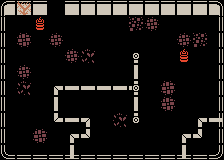

This game map was drawn from its Tiled (.tmx) file and the tilesets committed beside it. A one-line description and the full map source follow:
An orthogonal 14x10 tile map with 16x16 px tiles, 4 tile layers (Back, BackDetail, Mid, Front), 3 tilesets and 11 objects (9x SpawnEnemy, Puerta, SpawnPoint).

<map version="1.2" tiledversion="1.2.4" orientation="orthogonal" renderorder="right-down" width="14" height="10" tilewidth="16" tileheight="16" infinite="0" nextlayerid="7" nextobjectid="12">
 <tileset firstgid="1" source="../KenneyMono.tsx" />
 <tileset firstgid="1025" source="../KenneyTransparente.tsx" />
 <tileset firstgid="2081" source="../Kenney.tsx" />
 <layer id="1" name="Back" width="14" height="10">
  <data encoding="csv">
1,1,1,1,1,1,1,1,1,1,1,1,1,1,
1,1,1,1,1,1,1,1,1,1,1,1,1,1,
1,1,1,1,1,1,1,1,1,1,1,1,1,1,
1,1,1,1,1,1,1,1,1,1,1,1,1,1,
1,1,1,1,1,1,1,1,1,1,1,1,1,1,
1,1,1,1,1,1,1,1,1,1,1,1,1,1,
1,1,1,1,1,1,1,1,1,1,1,1,1,1,
1,1,1,1,1,1,1,1,1,1,1,1,1,1,
1,1,1,1,1,1,1,1,1,1,1,1,1,1,
1,1,1,1,1,1,1,1,1,1,1,1,1,1
</data>
 </layer>
 <layer id="5" name="BackDetail" width="14" height="10">
  <data encoding="csv">
0,0,0,0,0,0,0,0,0,0,0,0,0,0,
0,0,0,0,0,0,0,0,1027,1028,0,0,0,0,
0,1029,0,1028,0,0,0,0,0,0,0,1028,1027,0,
0,0,0,0,1028,1026,0,0,0,0,0,0,0,0,
0,1028,0,0,0,0,0,0,0,0,0,0,0,0,
0,1026,0,0,0,0,0,0,0,0,1029,0,0,0,
0,0,0,0,0,0,0,0,0,0,1029,0,0,0,
0,0,0,0,0,0,0,1026,0,0,0,0,0,1610613874,
0,0,1029,0,0,0,0,0,0,0,0,0,0,0,
0,0,0,0,1138,0,0,0,0,0,0,1138,0,0
</data>
 </layer>
 <layer id="2" name="Mid" width="14" height="10">
  <properties>
   <property name="unity:layer" value="Mid" />
  </properties>
  <data encoding="csv">
2147485318,1669,2147485317,0,2147485317,2147485317,1669,2147485317,2147485317,2147485317,2147485317,2147485317,1669,1670,
1701,0,1468,0,0,0,0,0,0,0,0,0,0,3221227173,
1701,0,0,0,0,0,0,0,0,0,0,0,0,3221227173,
1701,0,0,0,0,0,0,0,1104,0,0,1468,0,3221227173,
1701,0,0,0,0,0,0,0,3221226610,0,0,0,0,3221227173,
1701,0,0,1139,1610613874,1610613874,1610613874,1610613874,3221226580,0,0,0,0,3221227173,
1701,0,0,1138,0,0,0,0,3221226610,0,0,0,0,3221227173,
1701,0,0,1610613875,1610613874,2684355699,0,0,1073742928,0,0,0,1139,3221227173,
1701,0,0,0,1139,3221226611,0,0,0,0,0,1139,3221226611,3221227173,
1734,1610614437,1610614437,1610614437,1610614437,1610614437,1610614437,1610614437,1610614437,1610614437,1610614437,1610614437,1610614437,1610614470
</data>
 </layer>
 <objectgroup id="6" name="Mid">
  <object id="1" name="Puerta" type="Puerta" x="48.3334" y="0.333333" width="16" height="16" />
  <object id="2" name="SpawnPoint" type="SpawnPoint" x="24.6663" y="127.667" width="16" height="16" />
  <object id="3" name="SpawnEnemy" type="SpawnEnemy" x="90.6667" y="61" width="16" height="16" />
  <object id="4" name="SpawnEnemy" type="SpawnEnemy" x="194.333" y="36.6667" width="16" height="16" />
  <object id="5" name="SpawnEnemy" type="SpawnEnemy" x="155.333" y="115.333" width="16" height="16" />
  <object id="6" name="SpawnEnemy" type="SpawnEnemy" x="139.333" y="28" width="16" height="16" />
  <object id="7" name="SpawnEnemy" type="SpawnEnemy" x="41" y="40.6666" width="16" height="16" />
  <object id="8" name="SpawnEnemy" type="SpawnEnemy" x="171.333" y="77" width="16" height="16" />
  <object id="9" name="SpawnEnemy" type="SpawnEnemy" x="89.3333" y="27.3333" width="16" height="16" />
  <object id="10" name="SpawnEnemy" type="SpawnEnemy" x="112.333" y="134" width="16" height="16" />
  <object id="11" name="SpawnEnemy" type="SpawnEnemy" x="100" y="104.666" width="16" height="16" />
 </objectgroup>
 <layer id="3" name="Front" width="14" height="10">
  <data encoding="csv">
0,1097,0,0,0,0,0,0,0,0,0,0,0,0,
0,0,0,0,0,0,0,0,0,0,0,0,0,0,
0,0,0,0,0,0,0,0,0,0,0,0,0,0,
0,0,0,0,0,0,0,0,0,0,0,0,0,0,
0,0,0,0,0,0,0,0,0,0,0,0,0,0,
0,0,0,0,0,0,0,0,0,0,0,0,0,0,
0,0,0,0,0,0,0,0,0,0,0,0,0,0,
0,0,0,0,0,0,0,0,0,0,0,0,0,0,
0,0,0,0,0,0,0,0,0,0,0,0,0,0,
0,0,0,0,0,0,0,0,0,0,0,0,0,0
</data>
 </layer>
</map>
